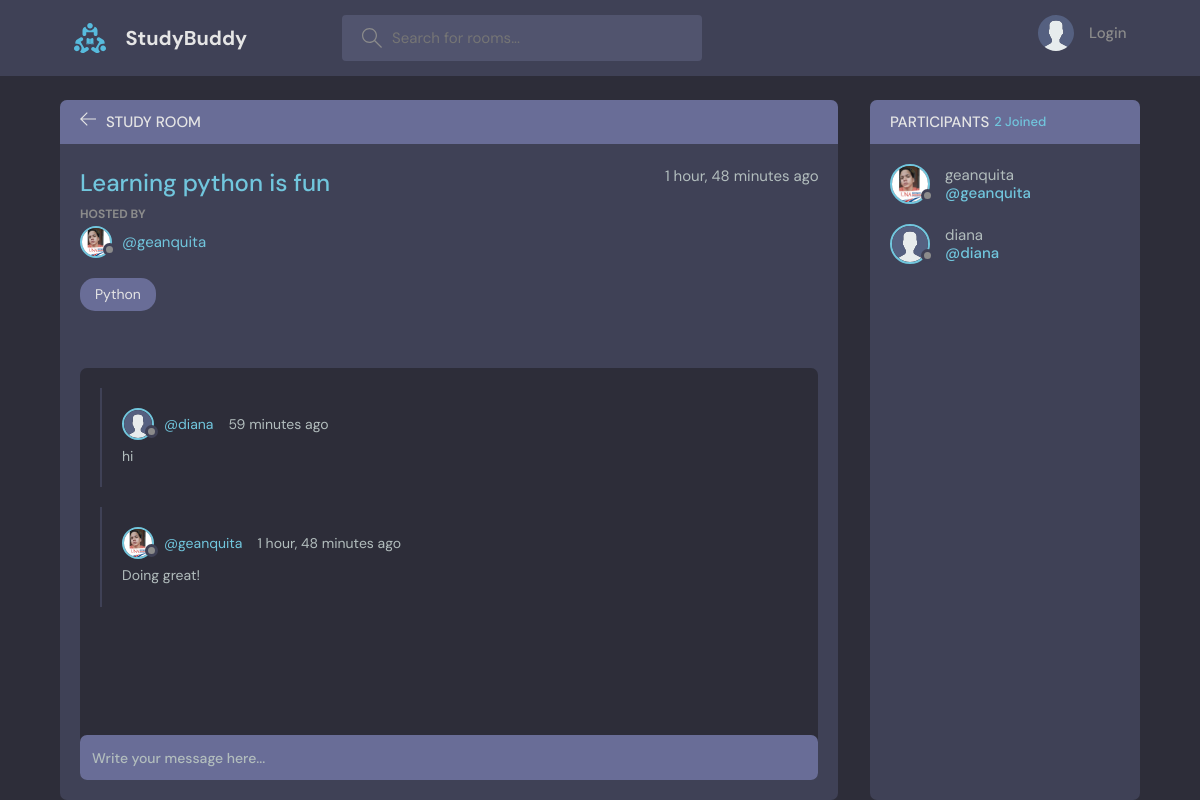
The page /room/1/ on the database its author committed.
### base/models.py (models this page shows, shortened)
class Room(models.Model):
    host = models.ForeignKey(User, on_delete=models.SET_NULL, null=True)
    topic = models.ForeignKey(Topic, on_delete=models.SET_NULL, null=True)
    name = models.CharField(max_length=200)
    description = models.TextField(null=True, blank=True)
    participants = models.ManyToManyField(User, related_name='participants', blank=True)
    updated = models.DateTimeField(auto_now=True)
    created = models.DateTimeField(auto_now_add=True)
    class Meta:
        ordering = ['-updated', '-created']

class User(AbstractUser):
    name = models.CharField(max_length=200, null=True)
    email = models.EmailField(unique=True,null=True)
    bio = models.TextField(null=True)
    avatar = models.ImageField(null=True, default="avatar.svg")
    USERNAME_FIELD = 'email'
    REQUIRED_FIELDS = []

class Topic(models.Model):
    name = models.CharField(max_length=200)
    def __str__(self) -> str:
        return self.name

class Message(models.Model):
    user = models.ForeignKey(User, on_delete=models.CASCADE)
    room = models.ForeignKey(Room, on_delete=models.CASCADE)
    body = models.TextField()
    updated =  models.DateTimeField(auto_now=True)
    created = models.DateTimeField(auto_now_add=True)
    class Meta:
        ordering = ['-updated', '-created']

### base/views.py (the view, shortened to what this page needs)
# urls.py: path('room/<str:pk>/', views.room, name='room'),
def room(request, pk):
    room = Room.objects.get(id=pk)
    room_messages = room.message_set.all()
    participants = room.participants.all()
    context = {'room': room, 'room_messages': room_messages, 'participants' : participants}
    return render(request, 'base/room.html', context)

### base/templates/base/room.html (shortened to what this page needs)
{%extends 'main.html'%}
{%block content%}
    <main class="profile-page layout layout--2">
      <div class="container">
        <div class="room">
          <div class="room__top">
            <div class="room__topLeft">
              <a href="{% url 'home'%}">
                <svg version="1.1" xmlns="http://www.w3.org/2000/svg" width="32" height="32" viewBox="0 0 32 32">
                  <title>arrow-left</title>
                  <path
                    d="M13.723 2.286l-13.723 13.714 13.719 13.714 1.616-1.611-10.96-10.96h27.625v-2.286h-27.625l10.965-10.965-1.616-1.607z"
                  ></path>
                </svg>
              </a>
              <h3>Study Room</h3>
            </div>
          </div>
          <div class="room__box scroll">
            <div class="room__header scroll">
              <div class="room__info">
                <h3>{{room.name}}</h3>
                <span>{{room.created|timesince}} ago</span>
              </div>
              <div class="room__hosted">
                <p>Hosted By</p>
                <a href="{% url 'user-profile' room.host.id %}" class="room__author">
                  <div class="avatar avatar--small">
                    <img src="{{room.host.avatar.url}}" />
                  </div>
                  <span>@{{room.host.username}}</span>
                </a>
              </div>
              <span class="room__topics">{{room.topic}}</span>
            </div>
            <div class="room__conversation">
              <div class="threads scroll">
                {% for message in room_messages%}
                <div class="thread">
                  <div class="thread__top">
                    <div class="thread__author">
                      <a href="{%url 'user-profile' message.user.id%}" class="thread__authorInfo">
                        <div class="avatar avatar--small">
                          <img src="{{message.user.avatar.url}}" />
                        </div>
                        <span>@{{message.user.username}}</span>
                      </a>
                      <span class="thread__date">{{message.created|timesince}} ago</span>
                    </div>
                  </div>
                  <div class="thread__details">
                   {{message.body}}
                  </div>
                </div>
                {%endfor%}
              </div>
            </div>
          </div>
          <div class="room__message">
            <form action="" method="POST">
              <input name="body" placeholder="Write your message here..." />
            </form>
          </div>
        </div>
        <div class="participants">
          <h3 class="participants__top">Participants <span>{{participants.count}} Joined</span></h3>
          <div class="participants__list scroll">
           {% for user in participants%}
            <a href="{% url 'user-profile' user.id %}" class="participant">
              <div class="avatar avatar--medium">
                <img src="{{user.avatar.url}}" />
              </div>
              <p>
                {{user.username}}
                <span>@{{user.username}}</span>
              </p>
            </a>
            {% endfor %}
          </div>
        </div>
      </div>
    </main>
{%endblock content%}

### templates/main.html (shortened to what this page needs)
<!DOCTYPE html>
{%load static%}
<html lang="en">
  <head>
    <link rel="stylesheet" href="{% static 'styles/style.css'%}" />
  </head>
  <body>
    {% include 'navbar.html' %}
    {% block  content %}
    {% endblock %}
  </body>
</html>

### templates/navbar.html (shortened to what this page needs)
{%load static%}
<header class="header header--loggedIn">
    <div class="container">
      <a href="{%url 'home'%}" class="header__logo">
        <img src="{% static 'images/logo.svg' %}" />
        <h1>StudyBuddy</h1>
      </a>
      <form class="header__search" method="GET" action="{%url 'home'%}">
        <label>
          <input name="q" placeholder="Search for rooms..." />
        </label>
      </form>
      <nav class="header__menu">
        {% if request.user.is_authenticated %}
        <div class="header__user">
          <a href="{% url 'update-user'%}">
            <div class="avatar avatar--medium active">
              <img src="{{request.user.avatar.url}}" />
            </div>
            <p>{{request.user.username}}<span>{{request.user.username}}</span></p>
          </a>
          <button class="dropdown-button">
            <svg version="1.1" xmlns="http://www.w3.org/2000/svg" width="32" height="32" viewBox="0 0 32 32">
              <title>chevron-down</title>
              <path d="M16 21l-13-13h-3l16 16 16-16h-3l-13 13z"></path>
            </svg>
          </button>
        </div>
        {%else%}
        <a href="{% url 'login' %}">
          <img src="{% static  'images/avatar.svg' %}" />
          <p>Login</p>
        </a>
        {%endif%}
      </nav>
    </div>
  </header>

### rows shown on the page
Room: name "Learning python is fun", created "1 hour, 48 minutes", host.avatar (picture), host.username "geanquita", topic "Python"
Message: user.avatar (placeholder picture), user.username "diana", created "59 minutes", body "hi"
Message: user.avatar (picture), user.username "geanquita", created "1 hour, 48 minutes", body "Doing great!"
User: avatar (picture), username "geanquita"
User: avatar (placeholder picture), username "diana"

### other values the page prints
{{ participants.count }} "2"
